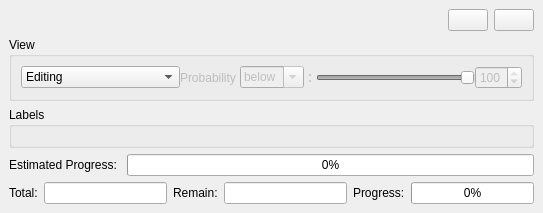
<?xml version="1.0" encoding="UTF-8"?>
<ui version="4.0">
 <class>Classification</class>
 <widget class="QDockWidget" name="Classification">
  <property name="geometry">
   <rect>
    <x>0</x>
    <y>0</y>
    <width>543</width>
    <height>232</height>
   </rect>
  </property>
  <property name="sizePolicy">
   <sizepolicy hsizetype="Preferred" vsizetype="Preferred">
    <horstretch>0</horstretch>
    <verstretch>0</verstretch>
   </sizepolicy>
  </property>
  <property name="windowTitle">
   <string>Annotation</string>
  </property>
  <widget class="QWidget" name="dockWidgetContents">
   <property name="sizePolicy">
    <sizepolicy hsizetype="Preferred" vsizetype="Fixed">
     <horstretch>0</horstretch>
     <verstretch>0</verstretch>
    </sizepolicy>
   </property>
   <layout class="QVBoxLayout" name="verticalLayout_2">
    <item>
     <layout class="QHBoxLayout" name="horizontalLayout">
      <item>
       <spacer name="horizontalSpacer_2">
        <property name="orientation">
         <enum>Qt::Horizontal</enum>
        </property>
        <property name="sizeHint" stdset="0">
         <size>
          <width>40</width>
          <height>20</height>
         </size>
        </property>
       </spacer>
      </item>
      <item>
       <widget class="QPushButton" name="help">
        <property name="text">
         <string/>
        </property>
        <property name="icon">
         <iconset resource="../../Polyhedron_3.qrc">
          <normaloff>:/cgal/icons/resources/help_button.png</normaloff>:/cgal/icons/resources/help_button.png</iconset>
        </property>
       </widget>
      </item>
      <item>
       <widget class="QPushButton" name="close">
        <property name="text">
         <string/>
        </property>
        <property name="icon">
         <iconset resource="../../Polyhedron_3.qrc">
          <normaloff>:/cgal/icons/check-off.png</normaloff>:/cgal/icons/check-off.png</iconset>
        </property>
       </widget>
      </item>
     </layout>
    </item>
    <item>
     <widget class="QGroupBox" name="view">
      <property name="title">
       <string>View</string>
      </property>
      <layout class="QVBoxLayout" name="verticalLayout_4">
       <item>
        <layout class="QHBoxLayout" name="horizontalLayout_2">
         <property name="spacing">
          <number>7</number>
         </property>
         <property name="sizeConstraint">
          <enum>QLayout::SetDefaultConstraint</enum>
         </property>
         <item>
          <layout class="QHBoxLayout" name="horizontalLayout_4">
           <property name="spacing">
            <number>0</number>
           </property>
           <item>
            <widget class="QComboBox" name="display">
             <property name="sizePolicy">
              <sizepolicy hsizetype="MinimumExpanding" vsizetype="Fixed">
               <horstretch>0</horstretch>
               <verstretch>0</verstretch>
              </sizepolicy>
             </property>
             <property name="currentText">
              <string>Editing</string>
             </property>
             <property name="currentIndex">
              <number>1</number>
             </property>
             <item>
              <property name="text">
               <string>Real colors</string>
              </property>
             </item>
             <item>
              <property name="text">
               <string>Editing</string>
              </property>
             </item>
            </widget>
           </item>
           <item>
            <widget class="QLabel" name="label">
             <property name="enabled">
              <bool>false</bool>
             </property>
             <property name="sizePolicy">
              <sizepolicy hsizetype="Preferred" vsizetype="Preferred">
               <horstretch>0</horstretch>
               <verstretch>0</verstretch>
              </sizepolicy>
             </property>
             <property name="font">
              <font>
               <family>Segoe UI</family>
               <pointsize>9</pointsize>
              </font>
             </property>
             <property name="text">
              <string>Probability </string>
             </property>
            </widget>
           </item>
           <item>
            <widget class="QComboBox" name="ProbSwitcher">
             <property name="enabled">
              <bool>false</bool>
             </property>
             <property name="sizePolicy">
              <sizepolicy hsizetype="Minimum" vsizetype="Fixed">
               <horstretch>0</horstretch>
               <verstretch>0</verstretch>
              </sizepolicy>
             </property>
             <property name="editable">
              <bool>true</bool>
             </property>
             <property name="currentText">
              <string>below</string>
             </property>
             <property name="currentIndex">
              <number>0</number>
             </property>
             <property name="maxVisibleItems">
              <number>2</number>
             </property>
             <item>
              <property name="text">
               <string>below</string>
              </property>
             </item>
             <item>
              <property name="text">
               <string>above</string>
              </property>
             </item>
            </widget>
           </item>
           <item>
            <widget class="QLabel" name="label_2">
             <property name="enabled">
              <bool>false</bool>
             </property>
             <property name="text">
              <string>：</string>
             </property>
            </widget>
           </item>
           <item>
            <widget class="QSlider" name="ProbSlider">
             <property name="enabled">
              <bool>false</bool>
             </property>
             <property name="sizePolicy">
              <sizepolicy hsizetype="Expanding" vsizetype="Fixed">
               <horstretch>0</horstretch>
               <verstretch>0</verstretch>
              </sizepolicy>
             </property>
             <property name="maximum">
              <number>100</number>
             </property>
             <property name="singleStep">
              <number>10</number>
             </property>
             <property name="value">
              <number>100</number>
             </property>
             <property name="sliderPosition">
              <number>100</number>
             </property>
             <property name="tracking">
              <bool>false</bool>
             </property>
             <property name="orientation">
              <enum>Qt::Horizontal</enum>
             </property>
            </widget>
           </item>
           <item>
            <widget class="QSpinBox" name="ProbSpin">
             <property name="enabled">
              <bool>false</bool>
             </property>
             <property name="sizePolicy">
              <sizepolicy hsizetype="Minimum" vsizetype="Fixed">
               <horstretch>0</horstretch>
               <verstretch>0</verstretch>
              </sizepolicy>
             </property>
             <property name="accelerated">
              <bool>true</bool>
             </property>
             <property name="maximum">
              <number>100</number>
             </property>
             <property name="value">
              <number>100</number>
             </property>
            </widget>
           </item>
          </layout>
         </item>
        </layout>
       </item>
      </layout>
     </widget>
    </item>
    <item>
     <widget class="QGroupBox" name="frame">
      <property name="sizePolicy">
       <sizepolicy hsizetype="Preferred" vsizetype="Preferred">
        <horstretch>0</horstretch>
        <verstretch>0</verstretch>
       </sizepolicy>
      </property>
      <property name="title">
       <string>Labels</string>
      </property>
      <layout class="QVBoxLayout" name="verticalLayout">
       <item>
        <layout class="QGridLayout" name="labelGrid">
         <property name="sizeConstraint">
          <enum>QLayout::SetDefaultConstraint</enum>
         </property>
        </layout>
       </item>
      </layout>
     </widget>
    </item>
    <item>
     <layout class="QHBoxLayout" name="horizontalLayout_5">
      <item>
       <widget class="QLabel" name="estimated_prg">
        <property name="text">
         <string>Estimated Progress: </string>
        </property>
       </widget>
      </item>
      <item>
       <widget class="QProgressBar" name="progressBar_2">
        <property name="value">
         <number>0</number>
        </property>
       </widget>
      </item>
     </layout>
    </item>
    <item>
     <layout class="QHBoxLayout" name="horizontalLayout_3">
      <item>
       <widget class="QLabel" name="label_5">
        <property name="font">
         <font>
          <family>Segoe UI</family>
          <pointsize>9</pointsize>
         </font>
        </property>
        <property name="text">
         <string>Total:</string>
        </property>
       </widget>
      </item>
      <item>
       <widget class="QLineEdit" name="lineEdit">
        <property name="font">
         <font>
          <family>Segoe UI</family>
          <pointsize>9</pointsize>
         </font>
        </property>
        <property name="cursor">
         <cursorShape>ArrowCursor</cursorShape>
        </property>
        <property name="mouseTracking">
         <bool>false</bool>
        </property>
        <property name="focusPolicy">
         <enum>Qt::NoFocus</enum>
        </property>
        <property name="acceptDrops">
         <bool>false</bool>
        </property>
        <property name="maxLength">
         <number>99999999</number>
        </property>
       </widget>
      </item>
      <item>
       <widget class="QLabel" name="label_4">
        <property name="font">
         <font>
          <family>Segoe UI</family>
          <pointsize>9</pointsize>
         </font>
        </property>
        <property name="text">
         <string>Remain:</string>
        </property>
       </widget>
      </item>
      <item>
       <widget class="QLineEdit" name="lineEdit_2">
        <property name="font">
         <font>
          <family>Segoe UI</family>
          <pointsize>9</pointsize>
         </font>
        </property>
        <property name="cursor">
         <cursorShape>ArrowCursor</cursorShape>
        </property>
        <property name="mouseTracking">
         <bool>false</bool>
        </property>
        <property name="focusPolicy">
         <enum>Qt::NoFocus</enum>
        </property>
        <property name="acceptDrops">
         <bool>false</bool>
        </property>
        <property name="maxLength">
         <number>99999999</number>
        </property>
       </widget>
      </item>
      <item>
       <widget class="QLabel" name="label_3">
        <property name="font">
         <font>
          <family>Segoe UI</family>
          <pointsize>9</pointsize>
         </font>
        </property>
        <property name="text">
         <string>Progress:</string>
        </property>
       </widget>
      </item>
      <item>
       <widget class="QProgressBar" name="progressBar">
        <property name="sizePolicy">
         <sizepolicy hsizetype="Expanding" vsizetype="Fixed">
          <horstretch>0</horstretch>
          <verstretch>0</verstretch>
         </sizepolicy>
        </property>
        <property name="font">
         <font>
          <family>Segoe UI</family>
          <pointsize>9</pointsize>
         </font>
        </property>
        <property name="value">
         <number>0</number>
        </property>
       </widget>
      </item>
     </layout>
    </item>
   </layout>
  </widget>
 </widget>
 <resources>
  <include location="../../Polyhedron_3.qrc"/>
 </resources>
 <connections/>
</ui>
